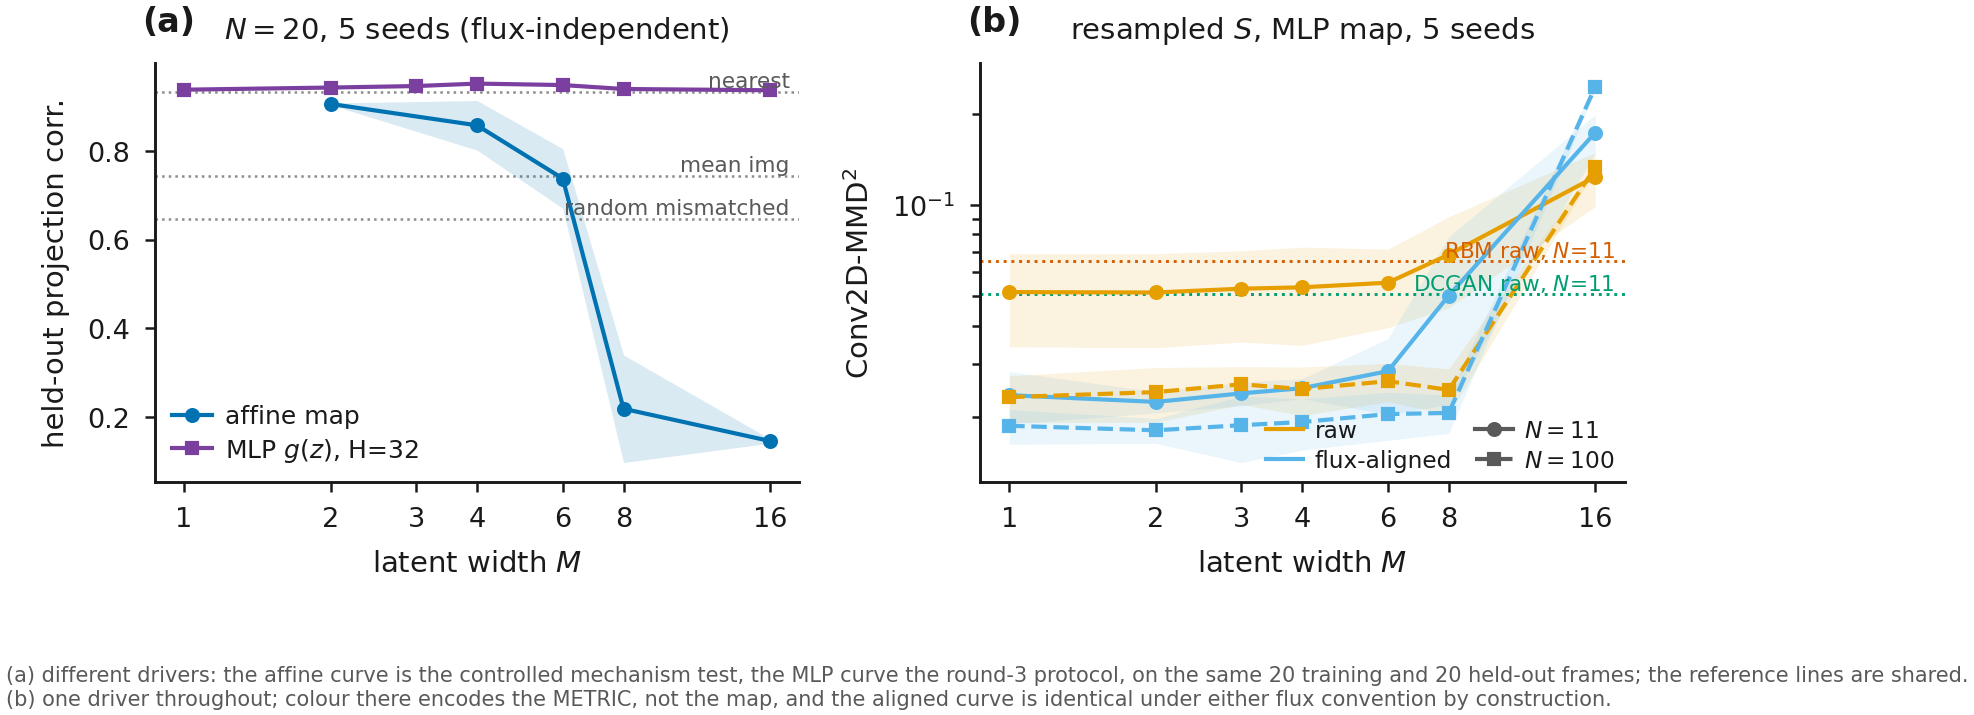

The Python source for this figure:
# -*- coding: utf-8 -*-
"""fig2_v12_msweep -- the latent-width sweep, v12.

(a) held-out projection correlation vs M.  Two curves: the affine map, READ from the
    controlled mechanism test (mech_tests/mech_test2/results_seeds.json, N = 20, 5 seeds),
    and the MLP map g(z) at H = 32 on the same N = 20.  Three reference lines from the
    mechanism test (nearest training image / mean training image / mismatched random
    direction).  This panel is flux-independent: the projection lives in the latent map, not
    in the decode.
(b) what the sweep buys on the metrics, under the RESAMPLED-S convention: raw and
    flux-aligned Conv2D-MMD^2 vs M for the MLP arm at N = 11 and N = 100, with the DCGAN and
    RBM levels of Table 2 (v12) as horizontal references.

HONEST CAVEAT, printed on the figure: panel (a)'s two curves do not come from the same
driver (the affine curve is mech_seeds.py's controlled protocol, the MLP curve the round-3
one), so a small offset between them is not by itself a model difference.  Panel (b) is one
driver throughout.

Python 3.9 compatible.
"""
from __future__ import annotations

import json
import os
import sys

import numpy as np
import matplotlib.pyplot as plt
from matplotlib.lines import Line2D

sys.path.insert(0, os.path.dirname(os.path.abspath(__file__)))
from _mlpsuite_common import (EXP, COLOURS, read, meta_of, is_snap, mean_sd, as_mean_sd,
                              save, tidy, TEXTWIDTH)                     # noqa: E402

MECH = os.path.join(EXP, "mech_tests/mech_test2/results_seeds.json")
SUITE = os.path.join(EXP, "results_seeds_mlp_suite.jsonl")
FLUX = os.path.join(EXP, "results_v12_fluxres.jsonl")
T2 = os.path.join(EXP, "results_seeds_table2_v11.jsonl")
M_LIST = (1, 2, 3, 4, 6, 8, 16)


def affine_curve():
    if not os.path.isfile(MECH):
        print("[fig2v12] %s missing -- affine curve skipped" % MECH)
        return [], [], [], {}
    d = json.load(open(MECH))
    blk = d.get("M_sweep_holdout_corr")
    Ms, mu, sd = [], [], []
    if isinstance(blk, dict):
        for k, v in blk.items():
            try:
                M = int(str(k).lstrip("M").strip())
            except ValueError:
                continue
            m, s = as_mean_sd(v)
            if np.isfinite(m):
                Ms.append(M); mu.append(m); sd.append(0.0 if not np.isfinite(s) else s)
    elif isinstance(blk, list):
        for rec in blk:
            if isinstance(rec, dict) and "M" in rec:
                m, s = as_mean_sd(rec.get("holdout_corr", rec.get("corr", rec)))
                if np.isfinite(m):
                    Ms.append(int(rec["M"])); mu.append(m)
                    sd.append(0.0 if not np.isfinite(s) else s)
    refs = {}
    r = d.get("references")
    if isinstance(r, dict):
        for k in ("nearest", "mean_img", "random_mismatched"):
            if k in r:
                m, _s = as_mean_sd(r[k])
                if np.isfinite(m):
                    refs[k] = m
    keep = [i for i in np.argsort(Ms) if Ms[i] >= 1]
    return ([Ms[i] for i in keep], [mu[i] for i in keep], [sd[i] for i in keep], refs)


def mlp_corr_curve():
    rows = [r for r in read(SUITE)
            if not is_snap(r.get("arm")) and int(r.get("n_train", -1)) == 20]
    Ms, mu, sd = [], [], []
    for M in M_LIST:
        arm = "IQP-mlpH32-M%d-MMDflat-resample" % M
        vals = [meta_of(r.get("run_dir")).get("projection_corr_mean")
                for r in rows if r.get("arm") == arm]
        m, s, n = mean_sd(vals)
        if n:
            Ms.append(M); mu.append(m); sd.append(s)
    return Ms, mu, sd


def metric_curve(flux, n, key, mode="resample"):
    Ms, mu, sd = [], [], []
    for M in M_LIST:
        arm = "IQP-mlpH32-M%d-MMDflat-resample" % M
        vals = [r.get(key) for r in flux
                if r.get("arm") == arm and r.get("flux_mode") == mode
                and int(r.get("n_train", -1)) == n and r.get("class_name") is None]
        m, s, k = mean_sd(vals)
        if k:
            Ms.append(M); mu.append(m); sd.append(s)
    return np.asarray(Ms), np.asarray(mu), np.asarray(sd)


def main():
    aM, amu, asd, refs = affine_curve()
    cM, cmu, csd = mlp_corr_curve()
    flux = read(FLUX)
    if not flux:
        raise SystemExit("fig2_v12_msweep: %s missing -- run evaluate_v12_flux.py" % FLUX)
    t2 = read(T2)

    fig, axes = plt.subplots(1, 2, figsize=(TEXTWIDTH, 2.15))

    # ---------------------------------------------------------------- (a) projection corr
    ax = axes[0]
    for name, val in sorted(refs.items()):
        ax.axhline(val, color="0.55", lw=0.6, ls=":", zorder=1)
        ax.annotate(name.replace("_", " "), xy=(0.985, val),
                    xycoords=("axes fraction", "data"), ha="right", va="bottom",
                    fontsize=5.2, color="0.35")
    if aM:
        amu_, asd_ = np.asarray(amu), np.asarray(asd)
        ax.plot(aM, amu_, "-o", ms=2.6, lw=1.0, color=COLOURS["affine"], label="affine map")
        ax.fill_between(aM, amu_ - asd_, amu_ + asd_, color=COLOURS["affine"], alpha=0.15, lw=0)
    if cM:
        cmu_, csd_ = np.asarray(cmu), np.asarray(csd)
        ax.plot(cM, cmu_, "-s", ms=2.6, lw=1.0, color=COLOURS["mlp"], label="MLP $g(z)$, H=32")
        ax.fill_between(cM, cmu_ - csd_, cmu_ + csd_, color=COLOURS["mlp"], alpha=0.15, lw=0)
    ax.set_xscale("log", base=2)
    ax.set_xticks(list(M_LIST))
    ax.set_xticklabels([str(m) for m in M_LIST])
    ax.set_xlabel("latent width $M$")
    ax.set_ylabel("held-out projection corr.")
    ax.set_title("$N=20$, 5 seeds (flux-independent)", fontsize=7)
    tidy(ax, grid=False)
    ax.legend(loc="lower left", frameon=False)

    # ---------------------------------------------------------------- (b) metrics
    # Panel (b) encodes the METRIC in colour and N in the line style; panel (a)'s colours mean
    # "which map", so the two keys are deliberately different and the caption says so.
    ax = axes[1]
    C_RAW, C_AL = "#E69F00", "#56B4E9"        # Okabe-Ito orange / sky blue
    styles = {11: ("-", "o"), 100: ("--", "s")}
    for n in (11, 100):
        ls, mk = styles[n]
        x, m, s = metric_curve(flux, n, "conv_mmd2")
        if x.size:
            ax.plot(x, m, ls, marker=mk, ms=2.6, lw=1.0, color=C_RAW)
            ax.fill_between(x, m - s, m + s, color=C_RAW, alpha=0.12, lw=0)
        xa, ma, sa = metric_curve(flux, n, "conv_mmd2_aligned")
        if xa.size:
            ax.plot(xa, ma, ls, marker=mk, ms=2.6, lw=1.0, color=C_AL)
            ax.fill_between(xa, ma - sa, ma + sa, color=C_AL, alpha=0.12, lw=0)
    for name, arm, col in (("DCGAN", "DCGAN-32", COLOURS["dcgan"]),
                           ("RBM", "RBM-10bit", COLOURS["rbm"])):
        v = [r.get("conv_mmd2") for r in t2
             if r.get("arm") == arm and int(r.get("n_train", -1)) == 11]
        mm, _s, k = mean_sd(v)
        if k:
            ax.axhline(mm, color=col, lw=0.7, ls=":", zorder=1)
            ax.annotate("%s raw, $N$=11" % name, xy=(0.985, mm),
                        xycoords=("axes fraction", "data"), ha="right", va="bottom",
                        fontsize=5.2, color=col)
    ax.set_xscale("log", base=2)
    ax.set_yscale("log")
    ax.set_xticks(list(M_LIST))
    ax.set_xticklabels([str(m) for m in M_LIST])
    ax.set_xlabel("latent width $M$")
    ax.set_ylabel("Conv2D-MMD$^2$")
    ax.set_title("resampled $S$, MLP map, 5 seeds", fontsize=7)
    tidy(ax, grid=False)
    handles = [Line2D([], [], color=C_RAW, lw=1.0), Line2D([], [], color=C_AL, lw=1.0),
               Line2D([], [], color="0.35", lw=1.0, ls="-", marker="o", ms=2.6),
               Line2D([], [], color="0.35", lw=1.0, ls="--", marker="s", ms=2.6)]
    ax.legend(handles, ["raw", "flux-aligned", "$N=11$", "$N=100$"],
              loc="lower right", frameon=False, ncol=2, fontsize=5.6,
              columnspacing=1.0, borderpad=0.1)

    for ax, lab in zip(axes, ("(a)", "(b)")):
        ax.text(-0.02, 1.06, lab, transform=ax.transAxes, fontsize=8, fontweight="bold",
                va="bottom", ha="left")
    fig.text(0.0, -0.14,
             "(a) different drivers: the affine curve is the controlled mechanism test, the "
             "MLP curve the round-3 protocol, on the same 20 training and 20 held-out frames; "
             "the reference lines are shared.\n(b) one driver throughout; colour there encodes "
             "the METRIC, not the map, and the aligned curve is identical under either flux "
             "convention by construction.", fontsize=5.0,
             color="0.35")
    fig.tight_layout()
    save(fig, "fig2_v12_msweep")
    print("[fig2v12] affine points=%d  corr points=%d  metric rows=%d" % (len(aM), len(cM),
                                                                          len(flux)))
    return 0


if __name__ == "__main__":
    raise SystemExit(main())
